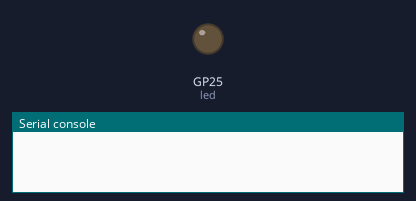
Bench run of a program on a simulated Raspberry Pi Pico running MicroPython. On the bench: output pins drawn as LEDs (lit = HIGH), the last lines printed to the serial console. WiFi joins after 1.5 s; a WiFi scan finds one network, HomeNet. At 4.0 s the program stops and its outputs stay as they are.

Above: at 0.1 s.
At 4.1 s:
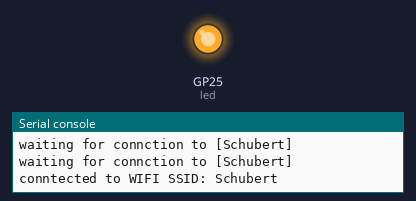
Timing chart, 0 to 5.5 s (numbered marks = the images above):
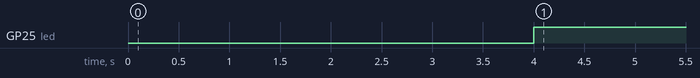

The program:

wifi.py
```python
import network
import rp2
import time
import socket


rp2.country("CN")
wlan=network.WLAN(network.STA_IF)
wlan.active(True)
print(wlan.scan())


ssid="Schubert"
pw="xinxianshuo"
host="10.0.0.1"
port="55551"


def light_onboard_led(led_flag):
    led=machine.Pin("LED",machine.Pin.OUT)
    if led_flag==1:
        led.on()
    elif led_flag==0:
        led.off()

def connect():
    wlan.connect(ssid,pw)
    timeout=10
    while timeout>0:
        if wlan.status()>=3:
            light_onboard_led(1)
            print("conntected to WIFI SSID: Schubert")
            return 0
        timeout -=1
        print("waiting for connction to [Schubert]")
        time.sleep(1)
    light_onboard_led(0)
    print("connection failed")

connect()
```

Measured:
- by itself, GP25 (led): LOW → HIGH at 4.0 s
